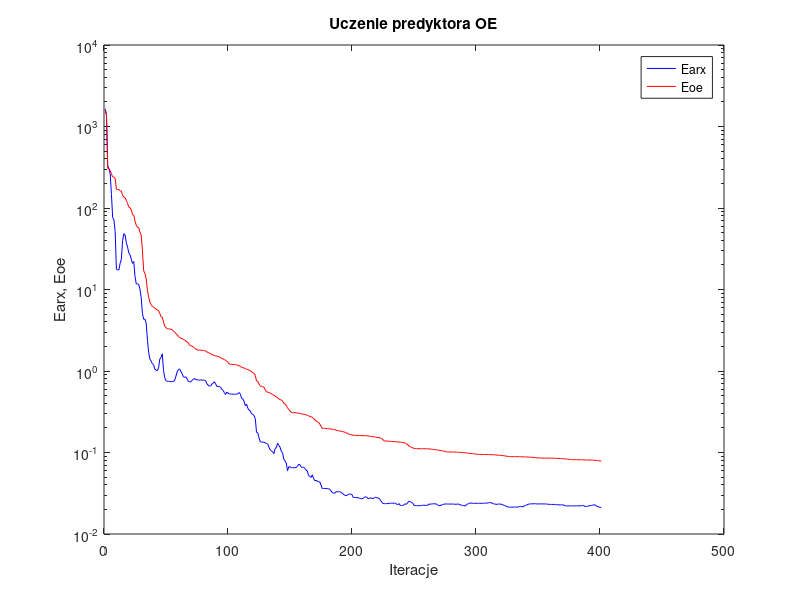
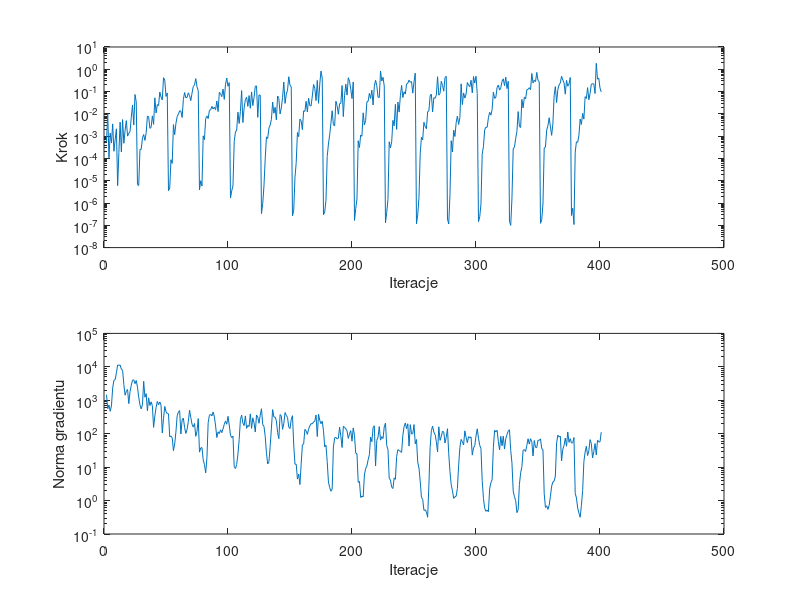

Reproduce these figures in MATLAB, in order.
%uczenie predyktora oe
clear all;
n=0; farx(n+1)=1.650888e+003; foe(n+1)=1.586184e+003; wspucz(n+1)=0.000000e+000; ng(n+1)=0.000000e+000;
%odnowa zmiennej metryki
n=1; farx(n+1)=1.410117e+003; foe(n+1)=1.363356e+003; krok(n+1)=5.465324e-004; ng(n+1)=1.464284e+003;
n=2; farx(n+1)=3.278427e+002; foe(n+1)=3.050428e+002; krok(n+1)=9.824309e-003; ng(n+1)=5.600247e+002;
n=3; farx(n+1)=3.036235e+002; foe(n+1)=3.012809e+002; krok(n+1)=1.070782e-004; ng(n+1)=7.251440e+002;
n=4; farx(n+1)=2.627140e+002; foe(n+1)=2.887406e+002; krok(n+1)=1.369522e-003; ng(n+1)=4.681378e+002;
n=5; farx(n+1)=1.462429e+002; foe(n+1)=2.603459e+002; krok(n+1)=4.890642e-004; ng(n+1)=6.782125e+002;
n=6; farx(n+1)=7.615756e+001; foe(n+1)=2.417780e+002; krok(n+1)=3.544455e-003; ng(n+1)=2.344690e+003;
n=7; farx(n+1)=7.148841e+001; foe(n+1)=2.393634e+002; krok(n+1)=2.093566e-004; ng(n+1)=3.965012e+003;
n=8; farx(n+1)=5.143204e+001; foe(n+1)=2.310767e+002; krok(n+1)=6.946998e-004; ng(n+1)=4.124692e+003;
n=9; farx(n+1)=1.768581e+001; foe(n+1)=1.693708e+002; krok(n+1)=2.120860e-003; ng(n+1)=6.660138e+003;
n=10; farx(n+1)=1.747802e+001; foe(n+1)=1.686389e+002; krok(n+1)=6.013902e-006; ng(n+1)=1.140753e+004;
n=11; farx(n+1)=1.734667e+001; foe(n+1)=1.683774e+002; krok(n+1)=1.845902e-004; ng(n+1)=1.100321e+004;
n=12; farx(n+1)=2.101578e+001; foe(n+1)=1.631678e+002; krok(n+1)=4.260904e-003; ng(n+1)=1.136317e+004;
n=13; farx(n+1)=2.346380e+001; foe(n+1)=1.609726e+002; krok(n+1)=1.966794e-004; ng(n+1)=8.494771e+003;
n=14; farx(n+1)=4.018101e+001; foe(n+1)=1.429252e+002; krok(n+1)=5.548179e-003; ng(n+1)=7.849239e+003;
n=15; farx(n+1)=4.839250e+001; foe(n+1)=1.358912e+002; krok(n+1)=4.770094e-004; ng(n+1)=2.957425e+003;
n=16; farx(n+1)=4.674709e+001; foe(n+1)=1.342081e+002; krok(n+1)=1.835515e-003; ng(n+1)=1.419218e+003;
n=17; farx(n+1)=3.743293e+001; foe(n+1)=1.239817e+002; krok(n+1)=4.974973e-003; ng(n+1)=1.873965e+003;
n=18; farx(n+1)=3.318980e+001; foe(n+1)=1.133505e+002; krok(n+1)=1.002892e-003; ng(n+1)=2.098058e+003;
n=19; farx(n+1)=2.812366e+001; foe(n+1)=1.029680e+002; krok(n+1)=1.345435e-003; ng(n+1)=7.939169e+002;
n=20; farx(n+1)=2.658337e+001; foe(n+1)=1.002964e+002; krok(n+1)=1.600738e-003; ng(n+1)=1.816262e+003;
n=21; farx(n+1)=2.359599e+001; foe(n+1)=9.525946e+001; krok(n+1)=7.032104e-003; ng(n+1)=2.804382e+003;
n=22; farx(n+1)=2.094714e+001; foe(n+1)=8.275429e+001; krok(n+1)=2.502768e-002; ng(n+1)=4.003313e+003;
n=23; farx(n+1)=2.203497e+001; foe(n+1)=8.168230e+001; krok(n+1)=3.151553e-003; ng(n+1)=4.091964e+003;
n=24; farx(n+1)=1.452047e+001; foe(n+1)=6.907737e+001; krok(n+1)=7.384818e-002; ng(n+1)=3.144909e+003;
n=25; farx(n+1)=1.171408e+001; foe(n+1)=6.146987e+001; krok(n+1)=3.413297e-002; ng(n+1)=3.885978e+003;
%odnowa zmiennej metryki
n=26; farx(n+1)=1.171884e+001; foe(n+1)=5.785488e+001; krok(n+1)=6.780679e-006; ng(n+1)=2.464387e+003;
n=27; farx(n+1)=1.149568e+001; foe(n+1)=5.732943e+001; krok(n+1)=6.098994e-006; ng(n+1)=1.227925e+003;
n=28; farx(n+1)=1.008457e+001; foe(n+1)=5.029201e+001; krok(n+1)=2.540827e-004; ng(n+1)=7.268137e+002;
n=29; farx(n+1)=7.943715e+000; foe(n+1)=4.663692e+001; krok(n+1)=2.540827e-004; ng(n+1)=5.525730e+002;
n=30; farx(n+1)=5.057095e+000; foe(n+1)=2.989729e+001; krok(n+1)=8.178849e-004; ng(n+1)=7.299909e+002;
n=31; farx(n+1)=4.314240e+000; foe(n+1)=1.692798e+001; krok(n+1)=1.184603e-003; ng(n+1)=3.690499e+003;
n=32; farx(n+1)=4.335409e+000; foe(n+1)=1.587783e+001; krok(n+1)=6.421814e-004; ng(n+1)=1.231789e+003;
n=33; farx(n+1)=3.857502e+000; foe(n+1)=1.353789e+001; krok(n+1)=1.402081e-003; ng(n+1)=1.581386e+003;
n=34; farx(n+1)=2.442856e+000; foe(n+1)=9.917048e+000; krok(n+1)=7.931784e-003; ng(n+1)=4.879330e+002;
n=35; farx(n+1)=1.692748e+000; foe(n+1)=8.095533e+000; krok(n+1)=7.431661e-003; ng(n+1)=1.182092e+003;
n=36; farx(n+1)=1.399546e+000; foe(n+1)=7.007045e+000; krok(n+1)=2.240817e-003; ng(n+1)=6.971491e+002;
n=37; farx(n+1)=1.325349e+000; foe(n+1)=6.524669e+000; krok(n+1)=2.500228e-003; ng(n+1)=8.980553e+002;
n=38; farx(n+1)=1.230502e+000; foe(n+1)=6.182988e+000; krok(n+1)=8.130648e-003; ng(n+1)=6.856689e+002;
n=39; farx(n+1)=1.189066e+000; foe(n+1)=6.101154e+000; krok(n+1)=3.367365e-003; ng(n+1)=1.545973e+002;
n=40; farx(n+1)=1.051454e+000; foe(n+1)=5.890605e+000; krok(n+1)=5.234463e-002; ng(n+1)=3.399469e+002;
n=41; farx(n+1)=1.028755e+000; foe(n+1)=5.754102e+000; krok(n+1)=1.089156e-002; ng(n+1)=6.078137e+002;
n=42; farx(n+1)=1.006317e+000; foe(n+1)=5.633443e+000; krok(n+1)=2.611507e-002; ng(n+1)=9.227213e+002;
n=43; farx(n+1)=1.088115e+000; foe(n+1)=5.488397e+000; krok(n+1)=2.331822e-002; ng(n+1)=7.361630e+002;
n=44; farx(n+1)=1.403446e+000; foe(n+1)=5.074330e+000; krok(n+1)=9.538763e-002; ng(n+1)=8.915045e+002;
n=45; farx(n+1)=1.467182e+000; foe(n+1)=4.627981e+000; krok(n+1)=5.695205e-002; ng(n+1)=7.122139e+002;
n=46; farx(n+1)=1.627627e+000; foe(n+1)=4.567487e+000; krok(n+1)=4.256083e-002; ng(n+1)=1.048832e+002;
n=47; farx(n+1)=1.017457e+000; foe(n+1)=3.983469e+000; krok(n+1)=4.188592e-001; ng(n+1)=2.873092e+002;
n=48; farx(n+1)=8.246954e-001; foe(n+1)=3.548827e+000; krok(n+1)=3.261226e-001; ng(n+1)=6.541611e+002;
n=49; farx(n+1)=7.601617e-001; foe(n+1)=3.400297e+000; krok(n+1)=6.081676e-002; ng(n+1)=4.538883e+002;
n=50; farx(n+1)=7.451399e-001; foe(n+1)=3.321069e+000; krok(n+1)=8.693674e-002; ng(n+1)=3.987993e+002;
%odnowa zmiennej metryki
n=51; farx(n+1)=7.464288e-001; foe(n+1)=3.284799e+000; krok(n+1)=3.586316e-006; ng(n+1)=3.952670e+002;
n=52; farx(n+1)=7.456569e-001; foe(n+1)=3.282939e+000; krok(n+1)=4.735782e-006; ng(n+1)=8.069111e+001;
n=53; farx(n+1)=7.375234e-001; foe(n+1)=3.245627e+000; krok(n+1)=8.763006e-005; ng(n+1)=8.527952e+001;
n=54; farx(n+1)=7.440609e-001; foe(n+1)=3.223572e+000; krok(n+1)=5.944961e-005; ng(n+1)=7.541889e+001;
n=55; farx(n+1)=7.443850e-001; foe(n+1)=3.069398e+000; krok(n+1)=3.303815e-003; ng(n+1)=3.107044e+001;
n=56; farx(n+1)=7.708920e-001; foe(n+1)=2.990401e+000; krok(n+1)=1.172316e-003; ng(n+1)=4.943707e+001;
n=57; farx(n+1)=8.630967e-001; foe(n+1)=2.882640e+000; krok(n+1)=3.721397e-003; ng(n+1)=1.134693e+002;
n=58; farx(n+1)=9.737530e-001; foe(n+1)=2.773885e+000; krok(n+1)=7.585588e-003; ng(n+1)=3.430994e+002;
n=59; farx(n+1)=1.042361e+000; foe(n+1)=2.670053e+000; krok(n+1)=9.677825e-003; ng(n+1)=4.415890e+002;
n=60; farx(n+1)=1.059905e+000; foe(n+1)=2.573496e+000; krok(n+1)=1.376948e-002; ng(n+1)=4.916340e+002;
n=61; farx(n+1)=9.873938e-001; foe(n+1)=2.521930e+000; krok(n+1)=1.333847e-002; ng(n+1)=9.792461e+001;
n=62; farx(n+1)=9.283474e-001; foe(n+1)=2.492688e+000; krok(n+1)=6.884742e-003; ng(n+1)=2.581204e+002;
n=63; farx(n+1)=8.500393e-001; foe(n+1)=2.443906e+000; krok(n+1)=4.446078e-002; ng(n+1)=2.921454e+002;
n=64; farx(n+1)=8.352039e-001; foe(n+1)=2.391588e+000; krok(n+1)=9.089589e-002; ng(n+1)=1.524654e+002;
n=65; farx(n+1)=8.475076e-001; foe(n+1)=2.331109e+000; krok(n+1)=5.286105e-002; ng(n+1)=1.017702e+002;
n=66; farx(n+1)=8.019948e-001; foe(n+1)=2.271823e+000; krok(n+1)=5.514490e-002; ng(n+1)=1.348723e+002;
n=67; farx(n+1)=7.437778e-001; foe(n+1)=2.207645e+000; krok(n+1)=8.764941e-002; ng(n+1)=2.333758e+002;
n=68; farx(n+1)=7.391456e-001; foe(n+1)=2.071990e+000; krok(n+1)=6.554666e-002; ng(n+1)=5.023872e+002;
n=69; farx(n+1)=7.344509e-001; foe(n+1)=2.043257e+000; krok(n+1)=3.925954e-002; ng(n+1)=3.038378e+002;
n=70; farx(n+1)=7.653416e-001; foe(n+1)=2.026435e+000; krok(n+1)=8.569436e-002; ng(n+1)=1.907556e+002;
n=71; farx(n+1)=7.915912e-001; foe(n+1)=1.972981e+000; krok(n+1)=1.686145e-001; ng(n+1)=1.577833e+002;
n=72; farx(n+1)=8.104270e-001; foe(n+1)=1.901072e+000; krok(n+1)=2.007982e-001; ng(n+1)=2.017777e+002;
n=73; farx(n+1)=7.833983e-001; foe(n+1)=1.863466e+000; krok(n+1)=3.806077e-001; ng(n+1)=8.349440e+001;
n=74; farx(n+1)=7.817699e-001; foe(n+1)=1.826927e+000; krok(n+1)=1.639493e-001; ng(n+1)=1.175374e+002;
n=75; farx(n+1)=7.741237e-001; foe(n+1)=1.800421e+000; krok(n+1)=1.102898e-001; ng(n+1)=2.827807e+002;
%odnowa zmiennej metryki
n=76; farx(n+1)=7.744052e-001; foe(n+1)=1.800125e+000; krok(n+1)=3.873148e-006; ng(n+1)=2.810715e+001;
n=77; farx(n+1)=7.755099e-001; foe(n+1)=1.799230e+000; krok(n+1)=1.001618e-005; ng(n+1)=3.726825e+001;
n=78; farx(n+1)=7.763739e-001; foe(n+1)=1.798603e+000; krok(n+1)=5.763684e-006; ng(n+1)=3.845532e+001;
n=79; farx(n+1)=7.721651e-001; foe(n+1)=1.779798e+000; krok(n+1)=1.031514e-003; ng(n+1)=1.659171e+001;
n=80; farx(n+1)=7.720495e-001; foe(n+1)=1.773545e+000; krok(n+1)=6.946998e-004; ng(n+1)=1.189558e+001;
n=81; farx(n+1)=7.603461e-001; foe(n+1)=1.763039e+000; krok(n+1)=6.193383e-003; ng(n+1)=6.753777e+000;
n=82; farx(n+1)=6.972019e-001; foe(n+1)=1.708434e+000; krok(n+1)=8.053672e-003; ng(n+1)=1.895405e+001;
n=83; farx(n+1)=6.711289e-001; foe(n+1)=1.690684e+000; krok(n+1)=6.130766e-003; ng(n+1)=2.139267e+002;
n=84; farx(n+1)=6.523046e-001; foe(n+1)=1.658048e+000; krok(n+1)=1.438335e-002; ng(n+1)=3.562744e+002;
n=85; farx(n+1)=6.556385e-001; foe(n+1)=1.621580e+000; krok(n+1)=1.526430e-002; ng(n+1)=3.799953e+002;
n=86; farx(n+1)=6.925112e-001; foe(n+1)=1.593612e+000; krok(n+1)=2.152696e-002; ng(n+1)=3.407158e+002;
n=87; farx(n+1)=7.076618e-001; foe(n+1)=1.567590e+000; krok(n+1)=1.660195e-002; ng(n+1)=4.443510e+002;
n=88; farx(n+1)=7.384162e-001; foe(n+1)=1.541942e+000; krok(n+1)=2.000182e-002; ng(n+1)=3.230642e+002;
n=89; farx(n+1)=6.988052e-001; foe(n+1)=1.534716e+000; krok(n+1)=1.540176e-002; ng(n+1)=1.692374e+002;
n=90; farx(n+1)=6.454276e-001; foe(n+1)=1.518610e+000; krok(n+1)=3.778964e-002; ng(n+1)=7.679820e+001;
n=91; farx(n+1)=6.502868e-001; foe(n+1)=1.509707e+000; krok(n+1)=1.269968e-002; ng(n+1)=1.136980e+002;
n=92; farx(n+1)=6.459886e-001; foe(n+1)=1.483998e+000; krok(n+1)=9.228634e-002; ng(n+1)=1.011998e+002;
n=93; farx(n+1)=6.299613e-001; foe(n+1)=1.461463e+000; krok(n+1)=7.964480e-002; ng(n+1)=1.303804e+002;
n=94; farx(n+1)=5.998533e-001; foe(n+1)=1.433471e+000; krok(n+1)=5.908701e-002; ng(n+1)=1.076078e+002;
n=95; farx(n+1)=5.786754e-001; foe(n+1)=1.402939e+000; krok(n+1)=1.295863e-001; ng(n+1)=1.397771e+002;
n=96; farx(n+1)=5.451882e-001; foe(n+1)=1.382841e+000; krok(n+1)=4.438543e-002; ng(n+1)=1.917572e+002;
n=97; farx(n+1)=5.147829e-001; foe(n+1)=1.355117e+000; krok(n+1)=2.134155e-001; ng(n+1)=2.396562e+002;
n=98; farx(n+1)=5.515768e-001; foe(n+1)=1.314226e+000; krok(n+1)=4.027995e-001; ng(n+1)=1.915501e+002;
n=99; farx(n+1)=5.365159e-001; foe(n+1)=1.285779e+000; krok(n+1)=1.732520e-001; ng(n+1)=3.311385e+002;
n=100; farx(n+1)=5.226843e-001; foe(n+1)=1.212464e+000; krok(n+1)=2.522670e-001; ng(n+1)=1.817510e+002;
%odnowa zmiennej metryki
n=101; farx(n+1)=5.221905e-001; foe(n+1)=1.210132e+000; krok(n+1)=1.673753e-006; ng(n+1)=9.015953e+001;
n=102; farx(n+1)=5.215032e-001; foe(n+1)=1.208225e+000; krok(n+1)=3.566522e-006; ng(n+1)=7.590093e+001;
n=103; farx(n+1)=5.194975e-001; foe(n+1)=1.204604e+000; krok(n+1)=5.772899e-006; ng(n+1)=8.454015e+001;
n=104; farx(n+1)=5.186004e-001; foe(n+1)=1.201214e+000; krok(n+1)=5.643799e-004; ng(n+1)=1.024326e+001;
n=105; farx(n+1)=5.184365e-001; foe(n+1)=1.193589e+000; krok(n+1)=1.532691e-003; ng(n+1)=9.135679e+000;
n=106; farx(n+1)=5.192662e-001; foe(n+1)=1.189951e+000; krok(n+1)=1.870456e-003; ng(n+1)=1.195956e+001;
n=107; farx(n+1)=5.293718e-001; foe(n+1)=1.176336e+000; krok(n+1)=1.183052e-002; ng(n+1)=2.436764e+001;
n=108; farx(n+1)=5.438752e-001; foe(n+1)=1.154571e+000; krok(n+1)=3.692938e-003; ng(n+1)=6.641153e+001;
n=109; farx(n+1)=5.186477e-001; foe(n+1)=1.146189e+000; krok(n+1)=1.251384e-002; ng(n+1)=2.638736e+002;
n=110; farx(n+1)=4.601359e-001; foe(n+1)=1.103359e+000; krok(n+1)=1.105271e-001; ng(n+1)=3.583549e+002;
n=111; farx(n+1)=4.535838e-001; foe(n+1)=1.100340e+000; krok(n+1)=4.077649e-003; ng(n+1)=2.063967e+002;
n=112; farx(n+1)=4.235401e-001; foe(n+1)=1.088878e+000; krok(n+1)=1.867173e-002; ng(n+1)=1.753371e+002;
n=113; farx(n+1)=3.740173e-001; foe(n+1)=1.064143e+000; krok(n+1)=4.346837e-002; ng(n+1)=3.397524e+002;
n=114; farx(n+1)=3.923360e-001; foe(n+1)=1.053519e+000; krok(n+1)=5.536470e-002; ng(n+1)=1.448566e+002;
n=115; farx(n+1)=3.480228e-001; foe(n+1)=1.043195e+000; krok(n+1)=2.165649e-002; ng(n+1)=1.778873e+002;
n=116; farx(n+1)=3.313751e-001; foe(n+1)=1.021964e+000; krok(n+1)=6.601690e-002; ng(n+1)=1.636180e+002;
n=117; farx(n+1)=3.228738e-001; foe(n+1)=1.009761e+000; krok(n+1)=1.778972e-002; ng(n+1)=3.911801e+002;
n=118; farx(n+1)=2.981900e-001; foe(n+1)=9.833899e-001; krok(n+1)=9.630670e-002; ng(n+1)=1.441760e+002;
n=119; farx(n+1)=2.941173e-001; foe(n+1)=9.564978e-001; krok(n+1)=2.339865e-002; ng(n+1)=2.979574e+002;
n=120; farx(n+1)=2.834332e-001; foe(n+1)=9.311787e-001; krok(n+1)=5.401650e-002; ng(n+1)=2.112551e+002;
n=121; farx(n+1)=2.611113e-001; foe(n+1)=8.826125e-001; krok(n+1)=1.738735e-001; ng(n+1)=1.120639e+002;
n=122; farx(n+1)=1.769470e-001; foe(n+1)=7.526242e-001; krok(n+1)=1.794664e-001; ng(n+1)=3.630509e+002;
n=123; farx(n+1)=1.741866e-001; foe(n+1)=7.457780e-001; krok(n+1)=6.947618e-003; ng(n+1)=3.117492e+002;
n=124; farx(n+1)=1.514100e-001; foe(n+1)=6.937748e-001; krok(n+1)=7.000904e-002; ng(n+1)=2.053593e+002;
n=125; farx(n+1)=1.350489e-001; foe(n+1)=6.566840e-001; krok(n+1)=6.900644e-002; ng(n+1)=3.577212e+002;
%odnowa zmiennej metryki
n=126; farx(n+1)=1.344874e-001; foe(n+1)=6.446658e-001; krok(n+1)=3.355969e-007; ng(n+1)=5.584182e+002;
n=127; farx(n+1)=1.343336e-001; foe(n+1)=6.422272e-001; krok(n+1)=9.309270e-007; ng(n+1)=1.870469e+002;
n=128; farx(n+1)=1.332883e-001; foe(n+1)=6.328941e-001; krok(n+1)=5.876381e-006; ng(n+1)=1.670638e+002;
n=129; farx(n+1)=1.314854e-001; foe(n+1)=5.890325e-001; krok(n+1)=9.579321e-005; ng(n+1)=8.395975e+001;
n=130; farx(n+1)=1.288524e-001; foe(n+1)=5.534204e-001; krok(n+1)=9.261564e-004; ng(n+1)=2.677758e+001;
n=131; farx(n+1)=1.273266e-001; foe(n+1)=5.516874e-001; krok(n+1)=7.819157e-004; ng(n+1)=1.247439e+001;
n=132; farx(n+1)=1.159915e-001; foe(n+1)=5.434381e-001; krok(n+1)=2.332157e-003; ng(n+1)=1.452375e+001;
n=133; farx(n+1)=1.083344e-001; foe(n+1)=5.371115e-001; krok(n+1)=3.127663e-003; ng(n+1)=4.117603e+001;
n=134; farx(n+1)=1.043300e-001; foe(n+1)=5.257309e-001; krok(n+1)=5.662806e-003; ng(n+1)=1.468851e+002;
n=135; farx(n+1)=1.021132e-001; foe(n+1)=5.094957e-001; krok(n+1)=3.377159e-002; ng(n+1)=5.264132e+002;
n=136; farx(n+1)=9.667944e-002; foe(n+1)=5.039673e-001; krok(n+1)=1.064021e-002; ng(n+1)=3.167690e+002;
n=137; farx(n+1)=1.119568e-001; foe(n+1)=4.940499e-001; krok(n+1)=1.966568e-002; ng(n+1)=3.135054e+002;
n=138; farx(n+1)=1.147112e-001; foe(n+1)=4.842803e-001; krok(n+1)=5.357205e-003; ng(n+1)=2.456266e+002;
n=139; farx(n+1)=1.300044e-001; foe(n+1)=4.656201e-001; krok(n+1)=6.335844e-002; ng(n+1)=1.083986e+002;
n=140; farx(n+1)=1.220710e-001; foe(n+1)=4.539230e-001; krok(n+1)=4.904612e-002; ng(n+1)=7.097145e+001;
n=141; farx(n+1)=1.161387e-001; foe(n+1)=4.481142e-001; krok(n+1)=9.913504e-003; ng(n+1)=3.733259e+002;
n=142; farx(n+1)=1.031161e-001; foe(n+1)=4.384843e-001; krok(n+1)=1.855145e-002; ng(n+1)=3.370075e+002;
n=143; farx(n+1)=9.920590e-002; foe(n+1)=4.294552e-001; krok(n+1)=5.458358e-002; ng(n+1)=1.350063e+002;
n=144; farx(n+1)=8.285525e-002; foe(n+1)=4.031467e-001; krok(n+1)=2.663672e-001; ng(n+1)=1.985374e+002;
n=145; farx(n+1)=7.858140e-002; foe(n+1)=3.923728e-001; krok(n+1)=2.946581e-002; ng(n+1)=4.286000e+002;
n=146; farx(n+1)=7.421141e-002; foe(n+1)=3.781294e-001; krok(n+1)=7.508776e-002; ng(n+1)=3.558350e+002;
n=147; farx(n+1)=5.975052e-002; foe(n+1)=3.543925e-001; krok(n+1)=1.150658e-001; ng(n+1)=3.053306e+002;
n=148; farx(n+1)=6.675929e-002; foe(n+1)=3.381938e-001; krok(n+1)=4.635137e-001; ng(n+1)=1.589382e+002;
n=149; farx(n+1)=6.681394e-002; foe(n+1)=3.232728e-001; krok(n+1)=1.927395e-001; ng(n+1)=1.422585e+002;
n=150; farx(n+1)=6.515438e-002; foe(n+1)=3.119648e-001; krok(n+1)=1.630613e-001; ng(n+1)=2.673163e+002;
%odnowa zmiennej metryki
n=151; farx(n+1)=6.515832e-002; foe(n+1)=3.079800e-001; krok(n+1)=2.639331e-007; ng(n+1)=3.461261e+002;
n=152; farx(n+1)=6.515277e-002; foe(n+1)=3.078816e-001; krok(n+1)=4.669347e-007; ng(n+1)=4.605641e+001;
n=153; farx(n+1)=6.510031e-002; foe(n+1)=3.077659e-001; krok(n+1)=1.404624e-005; ng(n+1)=1.222776e+001;
n=154; farx(n+1)=6.529402e-002; foe(n+1)=3.070425e-001; krok(n+1)=6.531497e-005; ng(n+1)=1.225405e+001;
n=155; farx(n+1)=6.770464e-002; foe(n+1)=3.055207e-001; krok(n+1)=1.448033e-003; ng(n+1)=4.389449e+000;
n=156; farx(n+1)=7.174256e-002; foe(n+1)=3.033716e-001; krok(n+1)=9.516502e-004; ng(n+1)=6.224883e+000;
n=157; farx(n+1)=7.082554e-002; foe(n+1)=3.019780e-001; krok(n+1)=5.829556e-003; ng(n+1)=3.016376e+000;
n=158; farx(n+1)=6.637733e-002; foe(n+1)=2.983855e-001; krok(n+1)=4.790962e-003; ng(n+1)=1.233439e+001;
n=159; farx(n+1)=6.567519e-002; foe(n+1)=2.975285e-001; krok(n+1)=1.964993e-003; ng(n+1)=4.703300e+001;
n=160; farx(n+1)=6.613919e-002; foe(n+1)=2.939400e-001; krok(n+1)=1.370811e-002; ng(n+1)=4.902074e+001;
n=161; farx(n+1)=6.375750e-002; foe(n+1)=2.933090e-001; krok(n+1)=1.281715e-002; ng(n+1)=1.347188e+002;
n=162; farx(n+1)=6.068189e-002; foe(n+1)=2.887051e-001; krok(n+1)=3.661089e-002; ng(n+1)=1.201762e+002;
n=163; farx(n+1)=5.919290e-002; foe(n+1)=2.876467e-001; krok(n+1)=1.223774e-002; ng(n+1)=9.557643e+001;
n=164; farx(n+1)=5.193988e-002; foe(n+1)=2.800157e-001; krok(n+1)=5.042484e-002; ng(n+1)=1.365783e+002;
n=165; farx(n+1)=5.098456e-002; foe(n+1)=2.769588e-001; krok(n+1)=2.316852e-002; ng(n+1)=1.723016e+002;
n=166; farx(n+1)=4.949829e-002; foe(n+1)=2.749222e-001; krok(n+1)=2.272397e-002; ng(n+1)=2.005706e+002;
n=167; farx(n+1)=5.327573e-002; foe(n+1)=2.698334e-001; krok(n+1)=6.345766e-002; ng(n+1)=1.973080e+002;
n=168; farx(n+1)=4.800246e-002; foe(n+1)=2.626835e-001; krok(n+1)=2.089206e-001; ng(n+1)=2.251999e+002;
n=169; farx(n+1)=4.499572e-002; foe(n+1)=2.514940e-001; krok(n+1)=1.399123e-001; ng(n+1)=2.379320e+002;
n=170; farx(n+1)=4.558055e-002; foe(n+1)=2.439111e-001; krok(n+1)=3.920662e-002; ng(n+1)=3.636915e+002;
n=171; farx(n+1)=4.429547e-002; foe(n+1)=2.381895e-001; krok(n+1)=3.146509e-001; ng(n+1)=8.230647e+001;
n=172; farx(n+1)=4.382135e-002; foe(n+1)=2.346584e-001; krok(n+1)=2.981463e-002; ng(n+1)=3.813832e+002;
n=173; farx(n+1)=4.373182e-002; foe(n+1)=2.235440e-001; krok(n+1)=2.176076e-001; ng(n+1)=2.497536e+002;
n=174; farx(n+1)=3.987093e-002; foe(n+1)=2.092100e-001; krok(n+1)=8.295027e-001; ng(n+1)=1.996244e+002;
n=175; farx(n+1)=3.618637e-002; foe(n+1)=1.980272e-001; krok(n+1)=4.004429e-001; ng(n+1)=2.364406e+002;
%odnowa zmiennej metryki
n=176; farx(n+1)=3.618651e-002; foe(n+1)=1.977264e-001; krok(n+1)=2.975263e-007; ng(n+1)=1.224007e+002;
n=177; farx(n+1)=3.618106e-002; foe(n+1)=1.976788e-001; krok(n+1)=4.003171e-007; ng(n+1)=4.024279e+001;
n=178; farx(n+1)=3.615319e-002; foe(n+1)=1.974386e-001; krok(n+1)=1.322610e-006; ng(n+1)=4.560199e+001;
n=179; farx(n+1)=3.607345e-002; foe(n+1)=1.960188e-001; krok(n+1)=1.224225e-004; ng(n+1)=1.465086e+001;
n=180; farx(n+1)=3.593753e-002; foe(n+1)=1.956200e-001; krok(n+1)=4.465528e-004; ng(n+1)=3.582684e+000;
n=181; farx(n+1)=3.536718e-002; foe(n+1)=1.952799e-001; krok(n+1)=1.152797e-003; ng(n+1)=2.442171e+000;
n=182; farx(n+1)=3.400609e-002; foe(n+1)=1.947914e-001; krok(n+1)=3.846158e-003; ng(n+1)=1.904992e+000;
n=183; farx(n+1)=3.231398e-002; foe(n+1)=1.925095e-001; krok(n+1)=1.376948e-002; ng(n+1)=2.182424e+000;
n=184; farx(n+1)=3.170930e-002; foe(n+1)=1.917835e-001; krok(n+1)=3.240245e-003; ng(n+1)=4.026335e+001;
n=185; farx(n+1)=3.167385e-002; foe(n+1)=1.915519e-001; krok(n+1)=2.896066e-003; ng(n+1)=7.484323e+001;
n=186; farx(n+1)=3.290948e-002; foe(n+1)=1.878960e-001; krok(n+1)=3.692745e-002; ng(n+1)=7.735883e+001;
n=187; farx(n+1)=3.308662e-002; foe(n+1)=1.863958e-001; krok(n+1)=2.320653e-002; ng(n+1)=6.984815e+001;
n=188; farx(n+1)=3.298916e-002; foe(n+1)=1.856742e-001; krok(n+1)=9.612071e-003; ng(n+1)=7.348674e+001;
n=189; farx(n+1)=3.300450e-002; foe(n+1)=1.831761e-001; krok(n+1)=2.876644e-002; ng(n+1)=1.564944e+002;
n=190; farx(n+1)=3.269298e-002; foe(n+1)=1.826771e-001; krok(n+1)=2.963700e-002; ng(n+1)=8.399231e+001;
n=191; farx(n+1)=3.150302e-002; foe(n+1)=1.807318e-001; krok(n+1)=1.853482e-001; ng(n+1)=3.870813e+001;
n=192; farx(n+1)=3.103904e-002; foe(n+1)=1.796317e-001; krok(n+1)=7.585473e-003; ng(n+1)=1.671338e+002;
n=193; farx(n+1)=2.984013e-002; foe(n+1)=1.783236e-001; krok(n+1)=6.823373e-002; ng(n+1)=1.537916e+002;
n=194; farx(n+1)=2.952638e-002; foe(n+1)=1.746009e-001; krok(n+1)=2.134155e-001; ng(n+1)=1.406917e+002;
n=195; farx(n+1)=2.982719e-002; foe(n+1)=1.727039e-001; krok(n+1)=6.948381e-002; ng(n+1)=1.211144e+002;
n=196; farx(n+1)=3.080673e-002; foe(n+1)=1.698213e-001; krok(n+1)=4.158012e-001; ng(n+1)=7.235083e+001;
n=197; farx(n+1)=3.089751e-002; foe(n+1)=1.663678e-001; krok(n+1)=2.928073e-001; ng(n+1)=9.910787e+001;
n=198; farx(n+1)=3.082122e-002; foe(n+1)=1.654423e-001; krok(n+1)=1.280543e-001; ng(n+1)=1.234036e+002;
n=199; farx(n+1)=3.045835e-002; foe(n+1)=1.649510e-001; krok(n+1)=4.838350e-002; ng(n+1)=5.983692e+001;
n=200; farx(n+1)=2.808711e-002; foe(n+1)=1.624395e-001; krok(n+1)=2.694718e-001; ng(n+1)=1.490910e+002;
%odnowa zmiennej metryki
n=201; farx(n+1)=2.808322e-002; foe(n+1)=1.622263e-001; krok(n+1)=1.656977e-007; ng(n+1)=8.934366e+001;
n=202; farx(n+1)=2.807812e-002; foe(n+1)=1.621843e-001; krok(n+1)=5.570876e-007; ng(n+1)=2.603190e+001;
n=203; farx(n+1)=2.805265e-002; foe(n+1)=1.620763e-001; krok(n+1)=1.515894e-006; ng(n+1)=2.520191e+001;
n=204; farx(n+1)=2.777468e-002; foe(n+1)=1.616867e-001; krok(n+1)=6.218716e-004; ng(n+1)=3.511323e+000;
n=205; farx(n+1)=2.751189e-002; foe(n+1)=1.614121e-001; krok(n+1)=3.065104e-004; ng(n+1)=3.745120e+000;
n=206; farx(n+1)=2.720498e-002; foe(n+1)=1.613343e-001; krok(n+1)=1.130223e-003; ng(n+1)=1.239601e+000;
n=207; farx(n+1)=2.697604e-002; foe(n+1)=1.612630e-001; krok(n+1)=9.854180e-004; ng(n+1)=1.362419e+000;
n=208; farx(n+1)=2.744281e-002; foe(n+1)=1.608800e-001; krok(n+1)=1.109636e-002; ng(n+1)=1.289992e+000;
n=209; farx(n+1)=2.836264e-002; foe(n+1)=1.606518e-001; krok(n+1)=3.146871e-003; ng(n+1)=5.799244e+000;
n=210; farx(n+1)=2.856938e-002; foe(n+1)=1.605901e-001; krok(n+1)=5.167850e-003; ng(n+1)=9.127438e+000;
n=211; farx(n+1)=2.821728e-002; foe(n+1)=1.603443e-001; krok(n+1)=3.452721e-002; ng(n+1)=1.084341e+001;
n=212; farx(n+1)=2.720294e-002; foe(n+1)=1.598788e-001; krok(n+1)=3.640360e-002; ng(n+1)=1.658911e+001;
n=213; farx(n+1)=2.730631e-002; foe(n+1)=1.585577e-001; krok(n+1)=8.298877e-002; ng(n+1)=2.350106e+001;
n=214; farx(n+1)=2.785668e-002; foe(n+1)=1.578823e-001; krok(n+1)=4.880471e-002; ng(n+1)=7.948535e+001;
n=215; farx(n+1)=2.734353e-002; foe(n+1)=1.570904e-001; krok(n+1)=1.158784e-001; ng(n+1)=5.781802e+001;
n=216; farx(n+1)=2.723705e-002; foe(n+1)=1.568031e-001; krok(n+1)=2.502768e-002; ng(n+1)=1.520709e+002;
n=217; farx(n+1)=2.785475e-002; foe(n+1)=1.552883e-001; krok(n+1)=1.713887e-001; ng(n+1)=1.721850e+002;
n=218; farx(n+1)=2.828584e-002; foe(n+1)=1.538241e-001; krok(n+1)=3.217882e-001; ng(n+1)=1.083711e+001;
n=219; farx(n+1)=2.784927e-002; foe(n+1)=1.531565e-001; krok(n+1)=1.827549e-001; ng(n+1)=6.336902e+001;
n=220; farx(n+1)=2.763547e-002; foe(n+1)=1.525841e-001; krok(n+1)=5.606295e-002; ng(n+1)=7.882683e+001;
n=221; farx(n+1)=2.737282e-002; foe(n+1)=1.520844e-001; krok(n+1)=5.411858e-002; ng(n+1)=1.636322e+002;
n=222; farx(n+1)=2.577824e-002; foe(n+1)=1.500839e-001; krok(n+1)=8.391318e-001; ng(n+1)=6.417604e+001;
n=223; farx(n+1)=2.461971e-002; foe(n+1)=1.484512e-001; krok(n+1)=2.957090e-001; ng(n+1)=8.162917e+001;
n=224; farx(n+1)=2.364741e-002; foe(n+1)=1.434191e-001; krok(n+1)=4.364225e-001; ng(n+1)=7.187267e+001;
n=225; farx(n+1)=2.359115e-002; foe(n+1)=1.388287e-001; krok(n+1)=1.775417e-001; ng(n+1)=1.590392e+002;
%odnowa zmiennej metryki
n=226; farx(n+1)=2.359155e-002; foe(n+1)=1.382530e-001; krok(n+1)=1.292924e-007; ng(n+1)=2.071761e+002;
n=227; farx(n+1)=2.359589e-002; foe(n+1)=1.381886e-001; krok(n+1)=3.860156e-007; ng(n+1)=4.416506e+001;
n=228; farx(n+1)=2.361465e-002; foe(n+1)=1.380241e-001; krok(n+1)=1.458599e-006; ng(n+1)=3.369865e+001;
n=229; farx(n+1)=2.381630e-002; foe(n+1)=1.372204e-001; krok(n+1)=5.580127e-004; ng(n+1)=4.635307e+000;
n=230; farx(n+1)=2.385496e-002; foe(n+1)=1.369754e-001; krok(n+1)=2.972899e-004; ng(n+1)=4.090943e+000;
n=231; farx(n+1)=2.383099e-002; foe(n+1)=1.368298e-001; krok(n+1)=5.580127e-004; ng(n+1)=2.533719e+000;
n=232; farx(n+1)=2.385560e-002; foe(n+1)=1.362626e-001; krok(n+1)=5.107684e-003; ng(n+1)=2.293634e+000;
n=233; farx(n+1)=2.393255e-002; foe(n+1)=1.360202e-001; krok(n+1)=2.900817e-003; ng(n+1)=4.762513e+000;
n=234; farx(n+1)=2.384278e-002; foe(n+1)=1.353945e-001; krok(n+1)=2.667694e-002; ng(n+1)=4.316321e+000;
n=235; farx(n+1)=2.313177e-002; foe(n+1)=1.352144e-001; krok(n+1)=2.013418e-003; ng(n+1)=2.069656e+001;
n=236; farx(n+1)=2.297559e-002; foe(n+1)=1.350364e-001; krok(n+1)=3.370660e-002; ng(n+1)=3.337371e+001;
n=237; farx(n+1)=2.361501e-002; foe(n+1)=1.345616e-001; krok(n+1)=1.199493e-002; ng(n+1)=3.118853e+001;
n=238; farx(n+1)=2.235762e-002; foe(n+1)=1.339966e-001; krok(n+1)=6.385486e-002; ng(n+1)=2.999500e+001;
n=239; farx(n+1)=2.236892e-002; foe(n+1)=1.335347e-001; krok(n+1)=1.881412e-001; ng(n+1)=2.757372e+001;
n=240; farx(n+1)=2.233370e-002; foe(n+1)=1.327413e-001; krok(n+1)=5.375048e-002; ng(n+1)=8.952722e+001;
n=241; farx(n+1)=2.294402e-002; foe(n+1)=1.315961e-001; krok(n+1)=9.714883e-002; ng(n+1)=1.630296e+002;
n=242; farx(n+1)=2.345344e-002; foe(n+1)=1.301331e-001; krok(n+1)=7.694633e-002; ng(n+1)=2.097004e+002;
n=243; farx(n+1)=2.316523e-002; foe(n+1)=1.282553e-001; krok(n+1)=2.160660e-001; ng(n+1)=1.416948e+002;
n=244; farx(n+1)=2.443694e-002; foe(n+1)=1.242497e-001; krok(n+1)=2.382113e-001; ng(n+1)=1.983479e+002;
n=245; farx(n+1)=2.520807e-002; foe(n+1)=1.202368e-001; krok(n+1)=3.240219e-001; ng(n+1)=4.257433e+001;
n=246; farx(n+1)=2.497557e-002; foe(n+1)=1.175781e-001; krok(n+1)=2.613267e-001; ng(n+1)=1.863730e+002;
n=247; farx(n+1)=2.440060e-002; foe(n+1)=1.156921e-001; krok(n+1)=2.800362e-001; ng(n+1)=9.924805e+001;
n=248; farx(n+1)=2.389469e-002; foe(n+1)=1.142764e-001; krok(n+1)=8.512166e-002; ng(n+1)=9.899905e+001;
n=249; farx(n+1)=2.252363e-002; foe(n+1)=1.124166e-001; krok(n+1)=2.709781e-001; ng(n+1)=1.874781e+002;
n=250; farx(n+1)=2.226694e-002; foe(n+1)=1.114691e-001; krok(n+1)=6.666685e-001; ng(n+1)=4.978418e+001;
%odnowa zmiennej metryki
n=251; farx(n+1)=2.226629e-002; foe(n+1)=1.113972e-001; krok(n+1)=1.167462e-007; ng(n+1)=6.701644e+001;
n=252; farx(n+1)=2.226582e-002; foe(n+1)=1.113915e-001; krok(n+1)=2.955112e-007; ng(n+1)=1.409782e+001;
n=253; farx(n+1)=2.226091e-002; foe(n+1)=1.113763e-001; krok(n+1)=1.734867e-006; ng(n+1)=9.494511e+000;
n=254; farx(n+1)=2.227003e-002; foe(n+1)=1.112720e-001; krok(n+1)=1.614953e-004; ng(n+1)=3.788064e+000;
n=255; farx(n+1)=2.238982e-002; foe(n+1)=1.112058e-001; krok(n+1)=8.989595e-004; ng(n+1)=1.226097e+000;
n=256; farx(n+1)=2.254821e-002; foe(n+1)=1.111673e-001; krok(n+1)=6.822427e-004; ng(n+1)=1.099259e+000;
n=257; farx(n+1)=2.250559e-002; foe(n+1)=1.111233e-001; krok(n+1)=4.175393e-003; ng(n+1)=5.115599e-001;
n=258; farx(n+1)=2.249156e-002; foe(n+1)=1.111144e-001; krok(n+1)=2.739044e-003; ng(n+1)=5.323781e-001;
n=259; farx(n+1)=2.248077e-002; foe(n+1)=1.111047e-001; krok(n+1)=2.156451e-003; ng(n+1)=4.618366e-001;
n=260; farx(n+1)=2.245797e-002; foe(n+1)=1.110705e-001; krok(n+1)=1.263902e-002; ng(n+1)=3.175461e-001;
n=261; farx(n+1)=2.333612e-002; foe(n+1)=1.108530e-001; krok(n+1)=1.352965e-002; ng(n+1)=2.875730e+000;
n=262; farx(n+1)=2.316649e-002; foe(n+1)=1.104595e-001; krok(n+1)=6.423218e-002; ng(n+1)=3.874806e+001;
n=263; farx(n+1)=2.333585e-002; foe(n+1)=1.097531e-001; krok(n+1)=7.644254e-002; ng(n+1)=1.232436e+002;
n=264; farx(n+1)=2.345794e-002; foe(n+1)=1.092482e-001; krok(n+1)=1.219985e-002; ng(n+1)=1.684201e+002;
n=265; farx(n+1)=2.344838e-002; foe(n+1)=1.087500e-001; krok(n+1)=5.335388e-002; ng(n+1)=1.101598e+002;
n=266; farx(n+1)=2.347688e-002; foe(n+1)=1.082780e-001; krok(n+1)=5.005537e-002; ng(n+1)=9.446128e+001;
n=267; farx(n+1)=2.340832e-002; foe(n+1)=1.080587e-001; krok(n+1)=6.900644e-002; ng(n+1)=5.837681e+001;
n=268; farx(n+1)=2.269815e-002; foe(n+1)=1.071996e-001; krok(n+1)=4.641165e-001; ng(n+1)=2.867981e+001;
n=269; farx(n+1)=2.237103e-002; foe(n+1)=1.066070e-001; krok(n+1)=6.900644e-002; ng(n+1)=1.606482e+002;
n=270; farx(n+1)=2.221426e-002; foe(n+1)=1.062425e-001; krok(n+1)=8.222485e-002; ng(n+1)=6.328870e+001;
n=271; farx(n+1)=2.271785e-002; foe(n+1)=1.052427e-001; krok(n+1)=2.894475e-001; ng(n+1)=8.169697e+001;
n=272; farx(n+1)=2.293937e-002; foe(n+1)=1.045110e-001; krok(n+1)=1.902702e-001; ng(n+1)=1.187540e+002;
n=273; farx(n+1)=2.318003e-002; foe(n+1)=1.040627e-001; krok(n+1)=1.042654e-001; ng(n+1)=1.114436e+002;
n=274; farx(n+1)=2.342093e-002; foe(n+1)=1.032403e-001; krok(n+1)=4.268310e-001; ng(n+1)=5.253826e+001;
n=275; farx(n+1)=2.331640e-002; foe(n+1)=1.018477e-001; krok(n+1)=4.837349e-001; ng(n+1)=7.822398e+001;
%odnowa zmiennej metryki
n=276; farx(n+1)=2.331356e-002; foe(n+1)=1.015412e-001; krok(n+1)=1.915665e-007; ng(n+1)=1.413540e+002;
n=277; farx(n+1)=2.331328e-002; foe(n+1)=1.015311e-001; krok(n+1)=1.146270e-007; ng(n+1)=2.520797e+001;
n=278; farx(n+1)=2.330851e-002; foe(n+1)=1.015198e-001; krok(n+1)=2.387267e-006; ng(n+1)=7.357539e+000;
n=279; farx(n+1)=2.331087e-002; foe(n+1)=1.012206e-001; krok(n+1)=6.218716e-004; ng(n+1)=2.988196e+000;
n=280; farx(n+1)=2.331371e-002; foe(n+1)=1.011902e-001; krok(n+1)=1.944840e-004; ng(n+1)=1.968077e+000;
n=281; farx(n+1)=2.326385e-002; foe(n+1)=1.011444e-001; krok(n+1)=1.841613e-003; ng(n+1)=1.166240e+000;
n=282; farx(n+1)=2.326351e-002; foe(n+1)=1.011301e-001; krok(n+1)=9.638767e-004; ng(n+1)=1.293224e+000;
n=283; farx(n+1)=2.303958e-002; foe(n+1)=1.010480e-001; krok(n+1)=4.014511e-003; ng(n+1)=1.356884e+000;
n=284; farx(n+1)=2.341832e-002; foe(n+1)=1.008617e-001; krok(n+1)=7.932207e-003; ng(n+1)=2.298991e+000;
n=285; farx(n+1)=2.318181e-002; foe(n+1)=1.006546e-001; krok(n+1)=3.340601e-003; ng(n+1)=1.145368e+001;
n=286; farx(n+1)=2.294335e-002; foe(n+1)=1.005046e-001; krok(n+1)=6.800237e-003; ng(n+1)=3.850307e+001;
n=287; farx(n+1)=2.256698e-002; foe(n+1)=9.997575e-002; krok(n+1)=2.223238e-001; ng(n+1)=6.744106e+001;
n=288; farx(n+1)=2.247225e-002; foe(n+1)=9.979047e-002; krok(n+1)=2.602503e-002; ng(n+1)=5.762472e+001;
n=289; farx(n+1)=2.235892e-002; foe(n+1)=9.964668e-002; krok(n+1)=8.662598e-002; ng(n+1)=4.593084e+001;
n=290; farx(n+1)=2.196691e-002; foe(n+1)=9.945243e-002; krok(n+1)=5.113139e-002; ng(n+1)=1.217845e+002;
n=291; farx(n+1)=2.260743e-002; foe(n+1)=9.897643e-002; krok(n+1)=7.729026e-002; ng(n+1)=7.876886e+001;
n=292; farx(n+1)=2.332334e-002; foe(n+1)=9.831129e-002; krok(n+1)=2.538306e-001; ng(n+1)=5.398342e+001;
n=293; farx(n+1)=2.357791e-002; foe(n+1)=9.778659e-002; krok(n+1)=1.943277e-001; ng(n+1)=8.141666e+001;
n=294; farx(n+1)=2.395913e-002; foe(n+1)=9.747918e-002; krok(n+1)=1.653712e-001; ng(n+1)=7.488069e+001;
n=295; farx(n+1)=2.399172e-002; foe(n+1)=9.705515e-002; krok(n+1)=3.214238e-001; ng(n+1)=8.038720e+001;
n=296; farx(n+1)=2.391420e-002; foe(n+1)=9.696555e-002; krok(n+1)=8.713251e-002; ng(n+1)=2.292274e+001;
n=297; farx(n+1)=2.365850e-002; foe(n+1)=9.653842e-002; krok(n+1)=4.714530e-001; ng(n+1)=3.790778e+001;
n=298; farx(n+1)=2.375875e-002; foe(n+1)=9.628731e-002; krok(n+1)=2.409855e-001; ng(n+1)=4.356718e+001;
n=299; farx(n+1)=2.384923e-002; foe(n+1)=9.536549e-002; krok(n+1)=4.881595e-001; ng(n+1)=8.570889e+001;
n=300; farx(n+1)=2.381502e-002; foe(n+1)=9.488908e-002; krok(n+1)=8.035594e-002; ng(n+1)=1.399235e+002;
%odnowa zmiennej metryki
n=301; farx(n+1)=2.381268e-002; foe(n+1)=9.478770e-002; krok(n+1)=1.462434e-007; ng(n+1)=7.309202e+001;
n=302; farx(n+1)=2.381000e-002; foe(n+1)=9.474289e-002; krok(n+1)=2.405806e-007; ng(n+1)=4.475327e+001;
n=303; farx(n+1)=2.379754e-002; foe(n+1)=9.459949e-002; krok(n+1)=8.892703e-007; ng(n+1)=3.588932e+001;
n=304; farx(n+1)=2.380173e-002; foe(n+1)=9.445964e-002; krok(n+1)=1.547979e-004; ng(n+1)=3.941034e+000;
n=305; farx(n+1)=2.379766e-002; foe(n+1)=9.444112e-002; krok(n+1)=3.403614e-004; ng(n+1)=1.171466e+000;
n=306; farx(n+1)=2.394070e-002; foe(n+1)=9.442177e-002; krok(n+1)=1.956001e-003; ng(n+1)=5.900218e-001;
n=307; farx(n+1)=2.396276e-002; foe(n+1)=9.440835e-002; krok(n+1)=2.530456e-003; ng(n+1)=4.766624e-001;
n=308; farx(n+1)=2.396569e-002; foe(n+1)=9.439419e-002; krok(n+1)=2.500228e-003; ng(n+1)=5.184754e-001;
n=309; farx(n+1)=2.415703e-002; foe(n+1)=9.432973e-002; krok(n+1)=6.669234e-003; ng(n+1)=4.672414e-001;
n=310; farx(n+1)=2.430144e-002; foe(n+1)=9.429342e-002; krok(n+1)=1.169933e-002; ng(n+1)=2.229955e+000;
n=311; farx(n+1)=2.425757e-002; foe(n+1)=9.427069e-002; krok(n+1)=8.806488e-003; ng(n+1)=3.429417e+000;
n=312; farx(n+1)=2.386500e-002; foe(n+1)=9.407903e-002; krok(n+1)=1.560217e-002; ng(n+1)=4.185137e+000;
n=313; farx(n+1)=2.351070e-002; foe(n+1)=9.370603e-002; krok(n+1)=9.326940e-002; ng(n+1)=3.940591e+001;
n=314; farx(n+1)=2.331539e-002; foe(n+1)=9.357179e-002; krok(n+1)=4.953895e-002; ng(n+1)=1.258647e+002;
n=315; farx(n+1)=2.314733e-002; foe(n+1)=9.344243e-002; krok(n+1)=5.565015e-002; ng(n+1)=1.133406e+002;
n=316; farx(n+1)=2.309592e-002; foe(n+1)=9.295313e-002; krok(n+1)=1.525346e-001; ng(n+1)=1.261696e+002;
n=317; farx(n+1)=2.334280e-002; foe(n+1)=9.258221e-002; krok(n+1)=1.962005e-001; ng(n+1)=5.910551e+001;
n=318; farx(n+1)=2.329767e-002; foe(n+1)=9.237804e-002; krok(n+1)=1.160291e-001; ng(n+1)=3.278267e+001;
n=319; farx(n+1)=2.326066e-002; foe(n+1)=9.215815e-002; krok(n+1)=1.522124e-001; ng(n+1)=8.328305e+001;
n=320; farx(n+1)=2.301184e-002; foe(n+1)=9.181554e-002; krok(n+1)=2.886121e-001; ng(n+1)=4.360595e+001;
n=321; farx(n+1)=2.268086e-002; foe(n+1)=9.156721e-002; krok(n+1)=3.730916e-001; ng(n+1)=8.428003e+001;
n=322; farx(n+1)=2.238987e-002; foe(n+1)=9.111446e-002; krok(n+1)=1.827549e-001; ng(n+1)=3.469544e+001;
n=323; farx(n+1)=2.203892e-002; foe(n+1)=9.051563e-002; krok(n+1)=4.411592e-001; ng(n+1)=7.090780e+001;
n=324; farx(n+1)=2.169771e-002; foe(n+1)=9.008654e-002; krok(n+1)=1.363489e-001; ng(n+1)=9.483787e+001;
n=325; farx(n+1)=2.135488e-002; foe(n+1)=8.929825e-002; krok(n+1)=2.893371e-001; ng(n+1)=1.193072e+002;
%odnowa zmiennej metryki
n=326; farx(n+1)=2.135451e-002; foe(n+1)=8.906553e-002; krok(n+1)=1.526987e-007; ng(n+1)=1.316205e+002;
n=327; farx(n+1)=2.135412e-002; foe(n+1)=8.905493e-002; krok(n+1)=9.953366e-008; ng(n+1)=3.186954e+001;
n=328; farx(n+1)=2.134909e-002; foe(n+1)=8.903187e-002; krok(n+1)=1.685349e-006; ng(n+1)=1.314325e+001;
n=329; farx(n+1)=2.138036e-002; foe(n+1)=8.898526e-002; krok(n+1)=2.732662e-004; ng(n+1)=1.908533e+000;
n=330; farx(n+1)=2.141014e-002; foe(n+1)=8.896275e-002; krok(n+1)=3.151866e-004; ng(n+1)=1.304489e+000;
n=331; farx(n+1)=2.139388e-002; foe(n+1)=8.893734e-002; krok(n+1)=7.878882e-004; ng(n+1)=9.899321e-001;
n=332; farx(n+1)=2.138669e-002; foe(n+1)=8.892505e-002; krok(n+1)=1.629095e-003; ng(n+1)=4.359852e-001;
n=333; farx(n+1)=2.139600e-002; foe(n+1)=8.881636e-002; krok(n+1)=1.269968e-002; ng(n+1)=5.316211e-001;
n=334; farx(n+1)=2.172490e-002; foe(n+1)=8.874935e-002; krok(n+1)=2.778799e-003; ng(n+1)=3.020034e+000;
n=335; farx(n+1)=2.177823e-002; foe(n+1)=8.870769e-002; krok(n+1)=2.441971e-003; ng(n+1)=6.743938e+000;
n=336; farx(n+1)=2.160592e-002; foe(n+1)=8.859831e-002; krok(n+1)=4.438543e-002; ng(n+1)=1.032502e+001;
n=337; farx(n+1)=2.159153e-002; foe(n+1)=8.856696e-002; krok(n+1)=1.859267e-002; ng(n+1)=3.212842e+001;
n=338; farx(n+1)=2.222710e-002; foe(n+1)=8.838368e-002; krok(n+1)=5.671128e-002; ng(n+1)=3.338947e+001;
n=339; farx(n+1)=2.240754e-002; foe(n+1)=8.825878e-002; krok(n+1)=4.681906e-002; ng(n+1)=2.937534e+001;
n=340; farx(n+1)=2.273110e-002; foe(n+1)=8.807614e-002; krok(n+1)=1.197092e-001; ng(n+1)=4.477716e+001;
n=341; farx(n+1)=2.312979e-002; foe(n+1)=8.793551e-002; krok(n+1)=1.261335e-001; ng(n+1)=7.056199e+001;
n=342; farx(n+1)=2.328874e-002; foe(n+1)=8.772039e-002; krok(n+1)=1.484819e-001; ng(n+1)=4.900605e+001;
n=343; farx(n+1)=2.349057e-002; foe(n+1)=8.761958e-002; krok(n+1)=1.217528e-001; ng(n+1)=7.085953e+001;
n=344; farx(n+1)=2.340744e-002; foe(n+1)=8.724735e-002; krok(n+1)=6.477968e-001; ng(n+1)=5.779055e+001;
n=345; farx(n+1)=2.348325e-002; foe(n+1)=8.704290e-002; krok(n+1)=2.409855e-001; ng(n+1)=2.149024e+001;
n=346; farx(n+1)=2.353068e-002; foe(n+1)=8.666987e-002; krok(n+1)=3.240219e-001; ng(n+1)=6.251243e+001;
n=347; farx(n+1)=2.353369e-002; foe(n+1)=8.651619e-002; krok(n+1)=2.821404e-001; ng(n+1)=3.905908e+001;
n=348; farx(n+1)=2.335308e-002; foe(n+1)=8.613643e-002; krok(n+1)=7.238598e-001; ng(n+1)=3.850878e+001;
n=349; farx(n+1)=2.336611e-002; foe(n+1)=8.585852e-002; krok(n+1)=3.158996e-001; ng(n+1)=6.423121e+001;
n=350; farx(n+1)=2.341512e-002; foe(n+1)=8.560690e-002; krok(n+1)=2.730900e-001; ng(n+1)=6.331287e+001;
%odnowa zmiennej metryki
n=351; farx(n+1)=2.341461e-002; foe(n+1)=8.552611e-002; krok(n+1)=1.225132e-007; ng(n+1)=7.007988e+001;
n=352; farx(n+1)=2.341330e-002; foe(n+1)=8.549889e-002; krok(n+1)=1.776792e-007; ng(n+1)=3.601610e+001;
n=353; farx(n+1)=2.340375e-002; foe(n+1)=8.540464e-002; krok(n+1)=9.006143e-007; ng(n+1)=3.319645e+001;
n=354; farx(n+1)=2.336208e-002; foe(n+1)=8.536637e-002; krok(n+1)=2.924655e-004; ng(n+1)=1.610613e+000;
n=355; farx(n+1)=2.336321e-002; foe(n+1)=8.536226e-002; krok(n+1)=3.229906e-004; ng(n+1)=6.220554e-001;
n=356; farx(n+1)=2.337185e-002; foe(n+1)=8.533238e-002; krok(n+1)=1.857915e-003; ng(n+1)=6.980876e-001;
n=357; farx(n+1)=2.314480e-002; foe(n+1)=8.528794e-002; krok(n+1)=2.943935e-003; ng(n+1)=5.473109e-001;
n=358; farx(n+1)=2.312279e-002; foe(n+1)=8.524483e-002; krok(n+1)=6.699412e-003; ng(n+1)=7.152779e-001;
n=359; farx(n+1)=2.307198e-002; foe(n+1)=8.520369e-002; krok(n+1)=2.634602e-003; ng(n+1)=1.326722e+000;
n=360; farx(n+1)=2.303249e-002; foe(n+1)=8.518796e-002; krok(n+1)=1.083660e-003; ng(n+1)=2.700012e+000;
n=361; farx(n+1)=2.299972e-002; foe(n+1)=8.517981e-002; krok(n+1)=3.503934e-003; ng(n+1)=3.593120e+000;
n=362; farx(n+1)=2.315655e-002; foe(n+1)=8.512608e-002; krok(n+1)=6.640781e-002; ng(n+1)=3.817758e+000;
n=363; farx(n+1)=2.289732e-002; foe(n+1)=8.487738e-002; krok(n+1)=1.668649e-001; ng(n+1)=5.372232e+000;
n=364; farx(n+1)=2.290510e-002; foe(n+1)=8.478703e-002; krok(n+1)=3.229291e-002; ng(n+1)=5.287766e+001;
n=365; farx(n+1)=2.299283e-002; foe(n+1)=8.471476e-002; krok(n+1)=1.257655e-001; ng(n+1)=9.049049e+001;
n=366; farx(n+1)=2.265523e-002; foe(n+1)=8.447984e-002; krok(n+1)=2.002215e-001; ng(n+1)=8.002583e+001;
n=367; farx(n+1)=2.275343e-002; foe(n+1)=8.431222e-002; krok(n+1)=2.432670e-001; ng(n+1)=8.473618e+001;
n=368; farx(n+1)=2.284705e-002; foe(n+1)=8.411326e-002; krok(n+1)=4.884576e-001; ng(n+1)=1.539588e+001;
n=369; farx(n+1)=2.279196e-002; foe(n+1)=8.395234e-002; krok(n+1)=3.276650e-001; ng(n+1)=3.411929e+001;
n=370; farx(n+1)=2.254830e-002; foe(n+1)=8.377620e-002; krok(n+1)=2.482455e-001; ng(n+1)=4.446685e+001;
n=371; farx(n+1)=2.215375e-002; foe(n+1)=8.339525e-002; krok(n+1)=7.651884e-002; ng(n+1)=7.387634e+001;
n=372; farx(n+1)=2.209733e-002; foe(n+1)=8.317978e-002; krok(n+1)=3.183983e-001; ng(n+1)=4.234068e+001;
n=373; farx(n+1)=2.210466e-002; foe(n+1)=8.291009e-002; krok(n+1)=1.738735e-001; ng(n+1)=1.127717e+002;
n=374; farx(n+1)=2.211747e-002; foe(n+1)=8.249026e-002; krok(n+1)=2.182112e-001; ng(n+1)=5.513912e+001;
n=375; farx(n+1)=2.213907e-002; foe(n+1)=8.191512e-002; krok(n+1)=4.287623e-001; ng(n+1)=7.078073e+001;
%odnowa zmiennej metryki
n=376; farx(n+1)=2.213538e-002; foe(n+1)=8.183507e-002; krok(n+1)=2.749745e-007; ng(n+1)=5.252951e+001;
n=377; farx(n+1)=2.212585e-002; foe(n+1)=8.169476e-002; krok(n+1)=5.824214e-007; ng(n+1)=5.337987e+001;
n=378; farx(n+1)=2.212158e-002; foe(n+1)=8.163137e-002; krok(n+1)=1.083598e-007; ng(n+1)=7.661227e+001;
n=379; farx(n+1)=2.213157e-002; foe(n+1)=8.159825e-002; krok(n+1)=1.916020e-004; ng(n+1)=1.652980e+000;
n=380; farx(n+1)=2.215063e-002; foe(n+1)=8.155987e-002; krok(n+1)=5.559287e-004; ng(n+1)=1.191460e+000;
n=381; farx(n+1)=2.218945e-002; foe(n+1)=8.154826e-002; krok(n+1)=5.252174e-004; ng(n+1)=5.943717e-001;
n=382; farx(n+1)=2.218445e-002; foe(n+1)=8.153907e-002; krok(n+1)=1.100811e-003; ng(n+1)=4.212345e-001;
n=383; farx(n+1)=2.211179e-002; foe(n+1)=8.150921e-002; krok(n+1)=5.836445e-003; ng(n+1)=3.182200e-001;
n=384; farx(n+1)=2.225615e-002; foe(n+1)=8.145446e-002; krok(n+1)=3.349706e-003; ng(n+1)=7.145188e-001;
n=385; farx(n+1)=2.238672e-002; foe(n+1)=8.130283e-002; krok(n+1)=1.048565e-002; ng(n+1)=1.999486e+000;
n=386; farx(n+1)=2.222440e-002; foe(n+1)=8.122273e-002; krok(n+1)=5.829556e-003; ng(n+1)=1.481375e+001;
n=387; farx(n+1)=2.180665e-002; foe(n+1)=8.110871e-002; krok(n+1)=5.918252e-002; ng(n+1)=2.809701e+001;
n=388; farx(n+1)=2.177550e-002; foe(n+1)=8.099560e-002; krok(n+1)=4.904612e-002; ng(n+1)=4.209026e+001;
n=389; farx(n+1)=2.199362e-002; foe(n+1)=8.090100e-002; krok(n+1)=1.502985e-001; ng(n+1)=2.224877e+001;
n=390; farx(n+1)=2.208860e-002; foe(n+1)=8.081695e-002; krok(n+1)=4.294671e-002; ng(n+1)=3.099437e+001;
n=391; farx(n+1)=2.231507e-002; foe(n+1)=8.076674e-002; krok(n+1)=8.268560e-002; ng(n+1)=6.660015e+001;
n=392; farx(n+1)=2.239952e-002; foe(n+1)=8.067507e-002; krok(n+1)=2.139750e-001; ng(n+1)=5.067908e+001;
n=393; farx(n+1)=2.253802e-002; foe(n+1)=8.056994e-002; krok(n+1)=2.249366e-001; ng(n+1)=1.880629e+001;
n=394; farx(n+1)=2.278813e-002; foe(n+1)=8.036445e-002; krok(n+1)=2.228338e-001; ng(n+1)=2.922162e+001;
n=395; farx(n+1)=2.280095e-002; foe(n+1)=8.029085e-002; krok(n+1)=8.172294e-002; ng(n+1)=5.078925e+001;
n=396; farx(n+1)=2.201250e-002; foe(n+1)=7.993589e-002; krok(n+1)=1.854055e+000; ng(n+1)=2.325969e+001;
n=397; farx(n+1)=2.183634e-002; foe(n+1)=7.974504e-002; krok(n+1)=3.589327e-001; ng(n+1)=6.377672e+001;
n=398; farx(n+1)=2.142381e-002; foe(n+1)=7.923394e-002; krok(n+1)=3.985391e-001; ng(n+1)=5.664435e+001;
n=399; farx(n+1)=2.123381e-002; foe(n+1)=7.889712e-002; krok(n+1)=1.428513e-001; ng(n+1)=5.686551e+001;
n=400; farx(n+1)=2.119986e-002; foe(n+1)=7.867281e-002; krok(n+1)=9.642176e-002; ng(n+1)=1.111391e+002;

figure; semilogy(farx,'b'); hold on; semilogy(foe,'r'); xlabel('Iteracje'); ylabel('Earx, Eoe'); legend('Earx','Eoe'); title('Uczenie predyktora OE');
figure; subplot(2,1,1); semilogy(krok); xlabel('Iteracje'); ylabel('Krok');
subplot(2,1,2); semilogy(ng); xlabel('Iteracje'); ylabel('Norma gradientu');
Earx=farx(n+1)
Eoe=foe(n+1)
